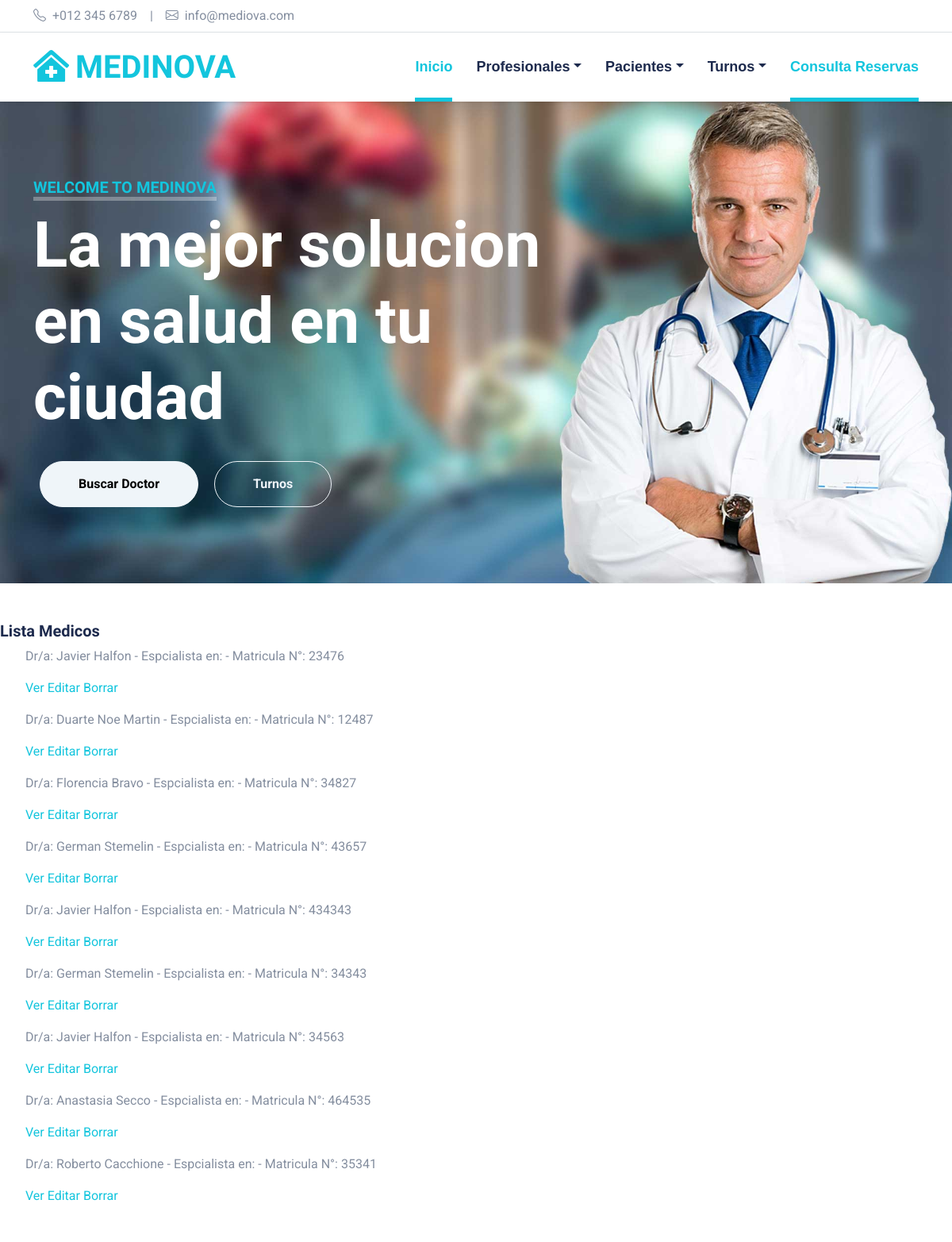
/AppTurnos1/medicos/lista/ (upper part), run on an earlier commit of the app's database.
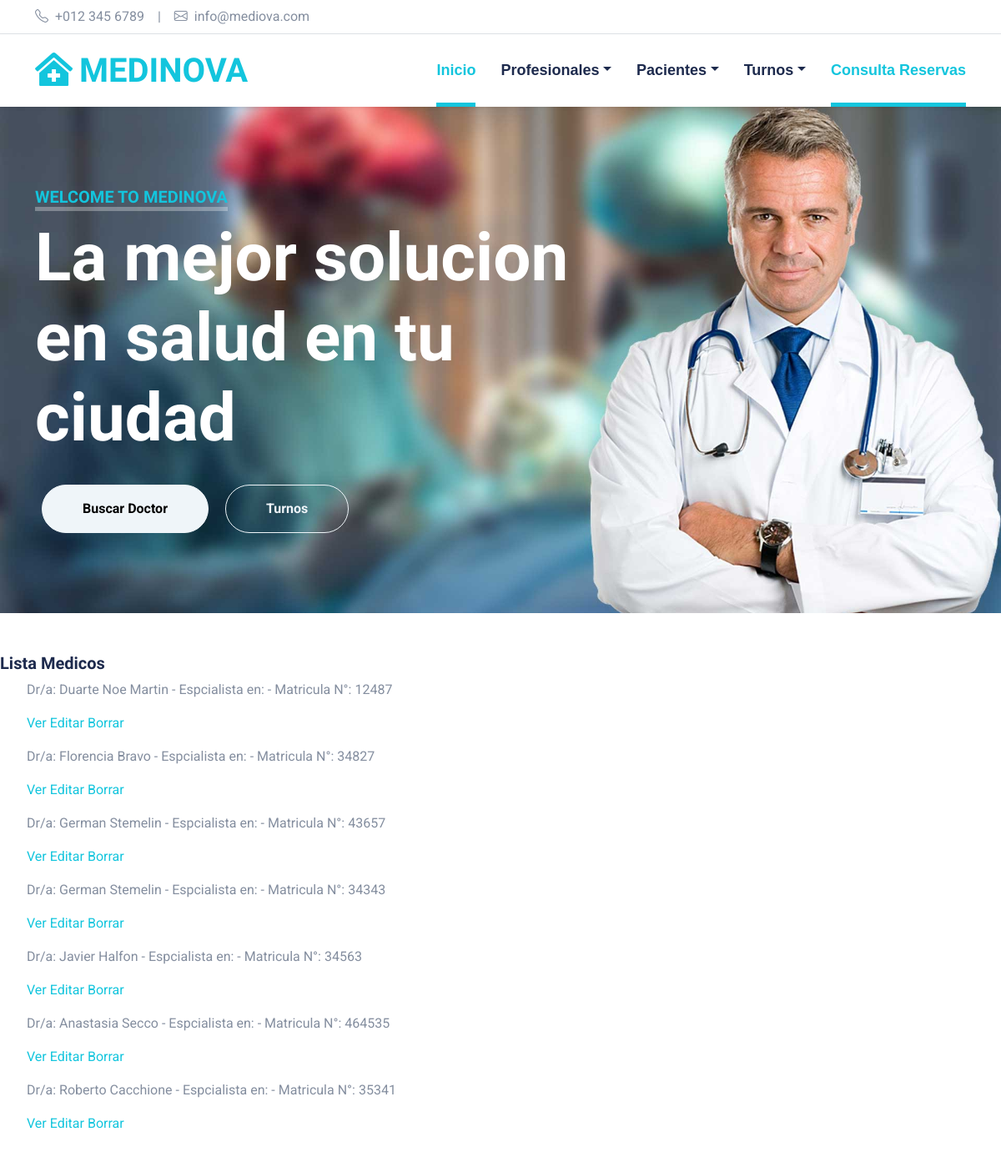
And on a later commit of the database.
### AppTurnos1/models.py (models this page shows, shortened)
class medicos(models.Model):
    nombre = models.CharField(max_length=40)
    apellido = models.CharField(max_length=40)
    dedicacion= models.CharField(max_length=40)
    matricula = models.IntegerField()

### AppTurnos1/views.py (the view)
# urls.py: path('medicos/lista/', views.medicoList.as_view(),name='Listmedico'),
class medicoList(ListView):
    model = medicos
    template= 'AppTurnos1/medicos_List.html'

### AppTurnos1/templates/AppTurnos1/medicos_List.html
{% extends "AppTurnos1/index.html" %}
{% load static %}
{% block Acavaloquecambia %}
<h5> Lista Medicos </h5>
<ul>
    {% for medico in object_list %}
        <p>Dr/a: {{medico.nombre}} {{medico.apellido}} - Espcialista en: {{medico.dedicacion}} - Matricula N°: {{medico.matricula}}</p>
        <p>
            <a href="{% url 'Detailmedico' medico.id %}"> Ver</a>
            <a href="{% url 'Editmedico' medico.id %}"> Editar</a>
            <a href="{% url 'Deletemedico' medico.id %}"> Borrar</a>
        </p>
    {% endfor %}
</ul>
{% endblock %}

What changed in the data, as far as the page shows it:
removed medicos: nombre "Javier", apellido "Halfon", matricula "23476"
removed medicos: nombre "Javier", apellido "Halfon", matricula "434343"
